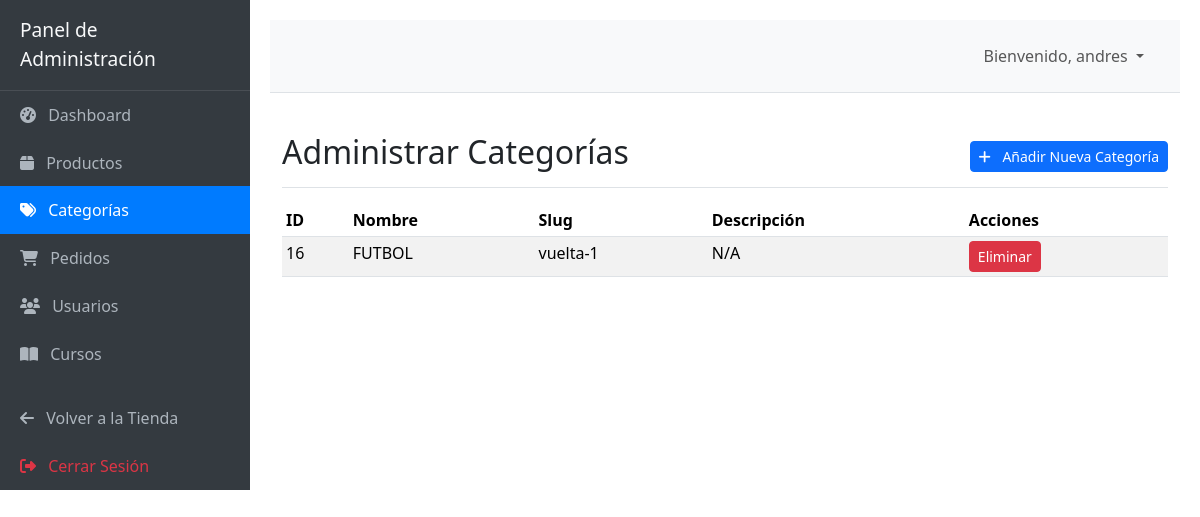
The page /dashboard/categorias/ (signed in) on the database as committed earlier.
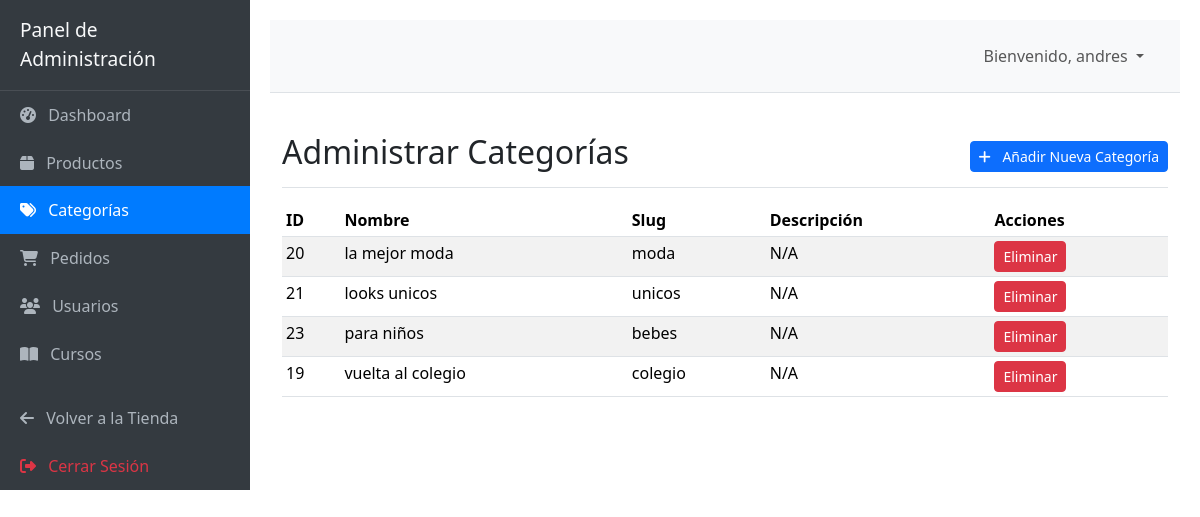
The same page on the database as committed later.
### productos/models.py (models this page shows, shortened)
class Categoria(models.Model):
    nombre = models.CharField(max_length=100, unique=True)
    slug = models.SlugField(max_length=100, unique=True, help_text="URL amigable (ej: zapatos-mujer)")
    descripcion = models.TextField(blank=True, null=True)
    FONDO_CHOICES = [
        ('imagen1defondo.png', 'tarjetas'),
        ('tarjeta1.png', 'tarjeta1'),
        ('tarjeta2.png', 'tarjeta2'),
        ('tarjeta3.png', 'tarjeta3'),
    ]
    imagen_fondo = models.CharField(
        max_length=64,
        choices=FONDO_CHOICES,
        default='fondo.png',
        help_text="Imagen de fondo de la tarjeta (elige una de las imágenes del proyecto)"
    )
    imagen_principal = models.ImageField(upload_to='productos_categoria/', blank=True, null=True, help_text="Imagen principal del producto para mostrar en la tarjeta de la categoría")
    class Meta:
        verbose_name_plural = "Categorías"
        ordering = ['nombre']

### core/views.py (the view)
# urls.py: path('dashboard/categorias/', views.categoria_lista_admin, name='categoria_lista_admin'),
@admin_required(login_url='core:login')
def categoria_lista_admin(request):
    categorias = Categoria.objects.all().order_by('nombre')
    context = {
        'categorias': categorias,
        'titulo_pagina': 'Administrar Categorías',
    }
    return render(request, 'core/dashboard_categorias_lista.html', context)

### core/context_processors.py (called while the page is built)
def cart_item_count(request):
    cart = request.session.get('cart', {})
    total_items = sum(item_data.get('cantidad', 0) for item_data in cart.values())
    return {'cart_item_count': total_items}

### core/views.py (called while the page is built)
def is_admin_user(user):
    if user.is_authenticated:
        return user.is_staff or user.is_superuser or user.groups.filter(name='Administradores').exists()
    return False

### core/templates/core/dashboard_categorias_lista.html (shortened to what this page needs)
{% extends 'core/dashboard_base.html' %}
{% load static %}
{% block dashboard_content %}
<div class="d-flex justify-content-between flex-wrap flex-md-nowrap align-items-center pt-3 pb-2 mb-3 border-bottom">
    <h1 class="h2">{{ titulo_pagina }}</h1>
    <div class="btn-toolbar mb-2 mb-md-0">
        <a href="{% url 'core:categoria_crear_admin' %}" class="btn btn-sm btn-primary">
            <i class="fas fa-plus me-2"></i> Añadir Nueva Categoría
        </a>
    </div>
</div>
<div class="table-responsive">
    <table class="table table-striped table-sm">
        <thead>
            <tr>
                <th>ID</th>
                <th>Nombre</th>
                <th>Slug</th>
                <th>Descripción</th>
                <th>Acciones</th>
            </tr>
        </thead>
        <tbody>
            {% for categoria in categorias %}
            <tr>
                <td>{{ categoria.id }}</td>
                <td>{{ categoria.nombre }}</td>
                <td>{{ categoria.slug }}</td>
                <td>{{ categoria.descripcion|default:"N/A" }}</td>
                <td>
                    <form method="post" action="{% url 'core:eliminar_categoria' categoria.id %}" style="display:inline;">
                        <button type="submit" class="btn btn-danger btn-sm" onclick="return confirm('¿Seguro que deseas eliminar esta categoría?');">Eliminar</button>
                    </form>
                </td>
            </tr>
            {% empty %}
            <tr>
                <td colspan="5" class="text-center">No hay categorías disponibles.</td>
            </tr>
            {% endfor %}
        </tbody>
    </table>
</div>
{% endblock %}

Rows that differ between the two databases and show on the page:
removed Categoria: id "16", nombre "FUTBOL", slug "vuelta-1", descripcion "N/A"
added Categoria: id "20", nombre "la mejor moda", slug "moda", descripcion "N/A"
added Categoria: id "21", nombre "looks unicos", slug "unicos", descripcion "N/A"
added Categoria: id "23", nombre "para niños", slug "bebes", descripcion "N/A"
added Categoria: id "19", nombre "vuelta al colegio", slug "colegio", descripcion "N/A"
